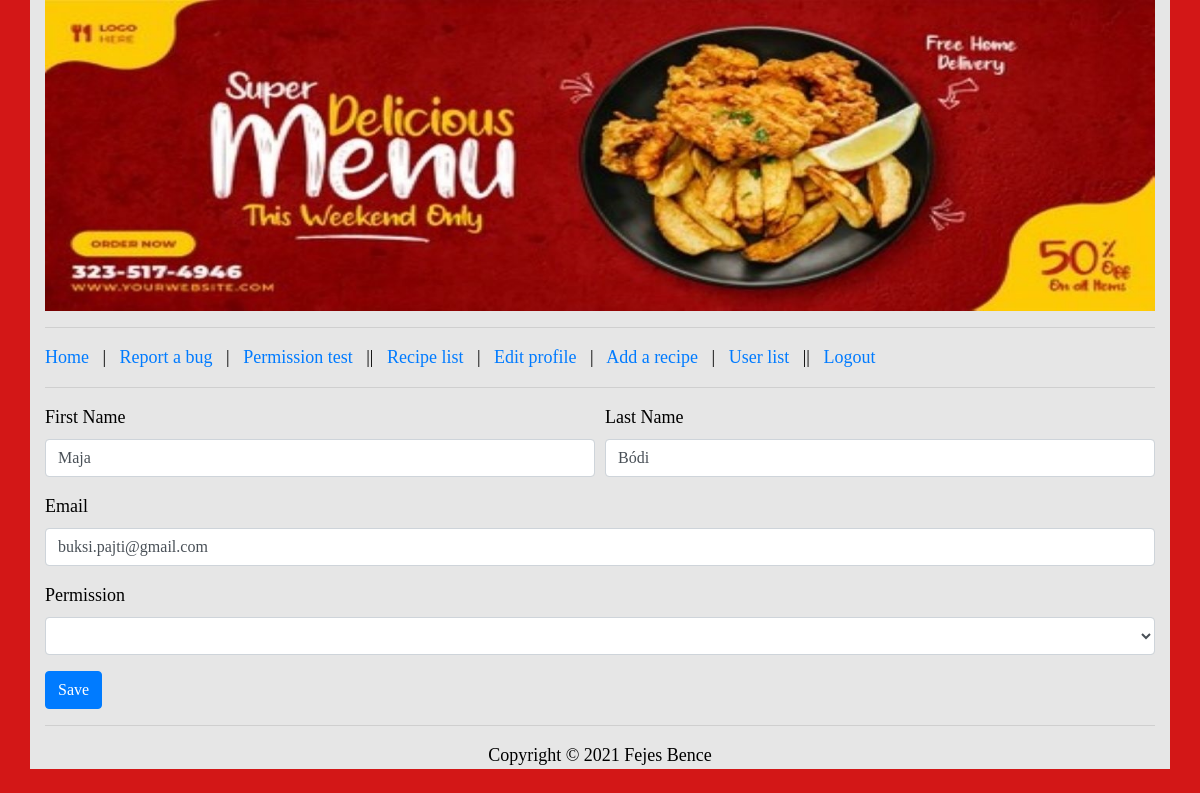
Page /index.php?P=edit_user&e=1 (signed in) on the committed database.
### tables this page shows
CREATE TABLE IF NOT EXISTS `users` (
  `id` int NOT NULL AUTO_INCREMENT,
  `first_name` varchar(64) NOT NULL,
  `last_name` varchar(64) NOT NULL,
  `email` varchar(250) NOT NULL,
  `password` varchar(250) NOT NULL,
  `permission` int UNSIGNED NOT NULL DEFAULT '0',
  PRIMARY KEY (`id`)
);

### protected/database.php (called while the page is built, shortened)
<?php
function getConnection() {
	$connection = new PDO(DB_TYPE.':host='.DB_HOST.';dbname='.DB_NAME.';',DB_USER, DB_PASS);
	$connection->exec("SET NAMES '".DB_CHARSET."'");
	return $connection;
}
function getList($queryString, $queryParams = []) {
	$connection = getConnection();
	$statement = $connection->prepare($queryString);
	$success = $statement->execute($queryParams);
	$result = $success ? $statement->fetchAll(PDO::FETCH_ASSOC) : [];
	return $result;
}
?>

### protected/user/edit_user.php (the view, shortened to what this page needs)
<?php if(!isset($_SESSION['permission'])) : ?>
	<h1>Page access is forbidden!</h1>
<?php else : ?>
	<?php if((!isset($_SESSION['permission']) || $_SESSION['permission'] <= 1) && $_GET['e'] == $_SESSION['uid']) : ?>
			<?php
				if($_SERVER['REQUEST_METHOD'] == 'POST' && isset($_POST['editUser'])){
					$postData = [
						'id' => $_POST['id'],
						'first_name' => $_POST['first_name'],
						'last_name' => $_POST['last_name'],
						'email' => $_POST['email'],
						'password' => $_POST['password']
					];
					if(empty($postData['first_name']) || empty($postData['last_name']) || empty($postData['email'])){
						echo "Missing data(s)";
					} else if(!filter_var($postData['email'], FILTER_VALIDATE_EMAIL)){
						echo "Invalid email fomrat!";
					} else if(strlen($postData['password']) < 6) {
						echo "The password is too short! The password needs to be at least 6 characters.";
					} else{
						$query = "UPDATE users SET first_name = :first_name, last_name = :last_name, email = :email, password = :password WHERE id = :id";
						$params = [
							':id' => $postData['id'],
							':first_name' => $postData['first_name'],
							':last_name' => $postData['last_name'],
							':email' => $postData['email'],
							':password' => $postData['password']
						];
						require_once DATABASE_CONTROLLER;
						if(!executeDML($query, $params)) {
							echo "Hiba az adatbevitel során!";
						} header('Location: index.php');
					}
				}
				$query2 = "SELECT id, first_name, last_name, email, password FROM users WHERE id = :id ";
				$params2 = [':id' => $_GET['e']];
				require_once DATABASE_CONTROLLER;
				$users = getList($query2, $params2);
			?>
			<?php foreach ($users as $u) : ?>
				<form method="post">
					<input type="hidden" name = "id" value="<?=$u['id']?>">
					<div class="form-row">
						<div class="form-group col-md-6">
							<label for="userFirstName">First Name</label>
							<input type="text" class="form-control" id="userFirstName" name="first_name" value = "<?=$u['first_name']?>">
						</div>
						<div class="form-group col-md-6">
							<label for="userLastName">Last Name</label>
							<input type="text" class="form-control" id="userLastName" name="last_name" value = "<?=$u['last_name']?>">
						</div>
					</div>
					<div class="form-row">
						<div class="form-group col-md-12">
							<label for="userEmail">Email</label>
							<input type="email" class="form-control" id="userEmail" name="email" value = "<?=$u['email']?>">
						</div>
					</div>
					<div class="form-row">
						<div class="form-group col-md-12">
							<label for="userPassword">Password</label>
							<input type="password" class="form-control" id="userPassword" name="password" value = "<?=$u['password']?>">
						</div>
					</div>
					<button type="submit" class="btn btn-primary" name="editUser">Save</button>
				</form>
			<?php endforeach; ?>
	<?php elseif(!isset($_SESSION['permission']) || $_SESSION['permission'] > 1) : ?>
		<?php
			$query2 = "SELECT id, first_name, last_name, email, permission FROM users WHERE id = :id ";
			$params2 = [':id' => $_GET['e']];
			$users = getList($query2, $params2);
		?>
		<?php foreach ($users as $u) : ?>
			<form method="post">
				<div class="form-row">
					<div class="form-group col-md-6">
						<label for="userFirstName">First Name</label>
						<input type="text" class="form-control" id="userFirstName" name="first_name" value = "<?=$u['first_name']?>">
					</div>
					<div class="form-group col-md-6">
						<label for="userLastName">Last Name</label>
						<input type="text" class="form-control" id="userLastName" name="last_name" value = "<?=$u['last_name']?>">
					</div>
				</div>
				<div class="form-row">
					<div class="form-group col-md-12">
						<label for="userEmail">Email</label>
						<input type="email" class="form-control" id="userEmail" name="email" value = "<?=$u['email']?>">
					</div>
				</div>
				<div class="form-row">
					<div class="form-group col-md-12">
						<label for="workerPermission">Permission</label>
						<select class="form-control" id="userPermission" name="permission" value = "<?=$u['permission']?>">
						</select>
					</div>
				</div>
				<button type="submit" class="btn btn-primary" name="editUser">Save</button>
			</form>
		<?php endforeach; ?>
	<?php else : ?>
		<h1>Page access is forbidden!</h1>
	<?php endif; ?>
<?php endif; ?>

### public/style.css (style rules this page uses)
body { background-color: #d31717; font-family: "Times New Roman"; font-size: 18px; color: #000000; }

### rows in the picture
users: first_name "Maja", last_name "Bódi", email "buksi.pajti@gmail.com"
